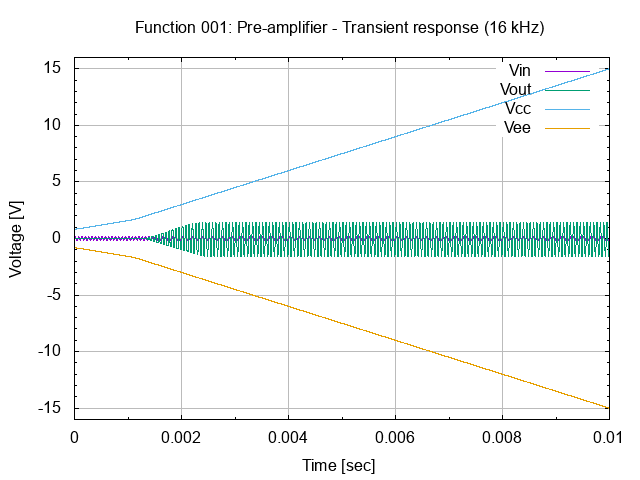

The gnuplot source for this figure:
# setup terminal
set term png

# setup graph
set output "26.001.00.01.02.01.png"
set title "Function 001: Pre-amplifier - Transient response (16 kHz)"

# setup Y-axis
set yrange [-16:16]
set grid ytics lt 1 lw 1 lc rgb "#bbbbbb"
set mytics
set ylabel "Voltage [V]"

# setup X-axis
set grid xtics lt 1 lw 1 lc rgb "#bbbbbb"
set mxtics
set xlabel "Time [sec]"

# setup plot style
set style data lines
plot '26.001.00.01.02.dat' using 1:2 title "Vin", \
     '26.001.00.01.02.dat' using 1:3 title "Vout", \
     '26.001.00.01.02.dat' using 1:4 title "Vcc", \
     '26.001.00.01.02.dat' using 1:5 title "Vee"

# set output back to default
set output

# reset terminal type
set terminal pop
